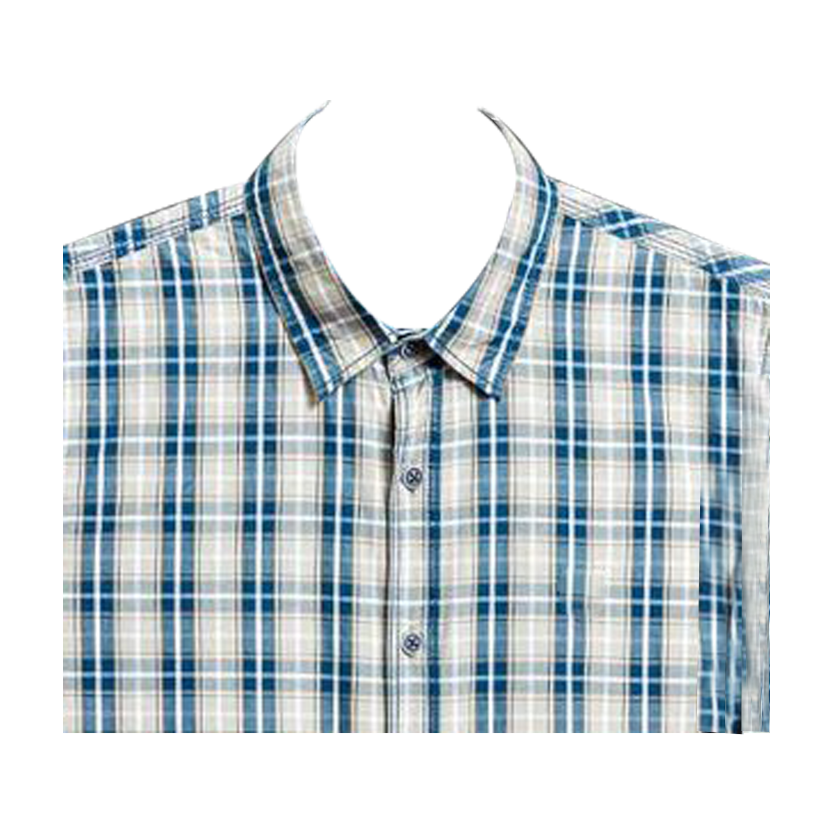
#> input picture shirt.png, 2500 x 2500 px (shown at 1/3 size)
$ python 57785_lab4.py
#> lines starting #> are read from the running program, lines starting #| are printed output that depends on the picture
import numpy as np
import matplotlib.pyplot as plt
import scipy as sp
from PIL import Image

# Zadanie podstawowe

# Zadanie nr 1

print("Zadanie nr 1")

def generate_signal(f, Fs):
    t_vector = np.arange(0, 1, 1/Fs)
    signal_values = np.sin(2*np.pi*f*t_vector)
    return [t_vector, signal_values]

# Zadanie nr 2

print("Zadanie nr 2")

f=10.0
Fs_vector = [20,21,30,45,50,100,150,200,250,1000]

for n in Fs_vector:
    [t, s] = generate_signal(f, n)
    plt.figure(f"Zadanie nr 2: {n} Hz")
    plt.plot(t, s)
    plt.xlabel("Czas [s]")
    plt.ylabel("Amplituda")

# Zadanie nr 3

print("Zadanie nr 3")

[t1, s1] = generate_signal(f, 20)
[t2, s2] = generate_signal(f, 1000)
figure, ax = plt.subplots(1, 1, num="Zadanie nr 3")
figure.suptitle("Wykresy 20 Hz vs 1000 Hz")
ax.plot(t1, s1, marker='o', color = 'red', label="20 Hz")
ax.plot(t2, s2, color = 'blue', label="1000 Hz")
ax.set_xlabel("Czas [s]")
ax.set_ylabel("Amplituda")
ax.legend()

# Twierdzenie o minimalnej częstotliwości próbkowania mówi, że aby wiernie odtworzyć
# sygnał analogowy z próbek cyfrowy to częstotliwość próbkowania (Fs) musi być co najmniej
# dwukrotnie wyższa niż najwyższa częstotliwość składowa sygnału.

# Zjawisko wynikające z jej niedotrzymania to aliasing.

# Zadanie nr 4

print("Zadanie nr 4")

img = np.array(Image.open('shirt.png'))
#> img is the input picture: shape (2500, 2500, 4); mean R, G, B, A 100.6, 110, 114.4, 130.7
print(f"Liczba wymiarów macierzy obrazu: {img.ndim}")
#| Liczba wymiarów macierzy obrazu: 3
print(f"Kształt macierzy: {img.shape[0]}x{img.shape[1]}")
#| Kształt macierzy: 2500x2500
print(f"Liczba wartości opisujących pojedynczy piksel: {img[1250,1250].size}")
#| Liczba wartości opisujących pojedynczy piksel: 4
plt.figure("Zadanie nr 4")
plt.imshow(img)
plt.show()
#> figure, not shown here; curve peaks at x = 0.6, y = 5.64e-15
#> figure, not shown here; curve peaks at x = 0.524, y = 0.997
#> figure, not shown here; curve peaks at x = 0.933, y = 0.866
#> figure, not shown here; curve peaks at x = 0.822, y = 0.985
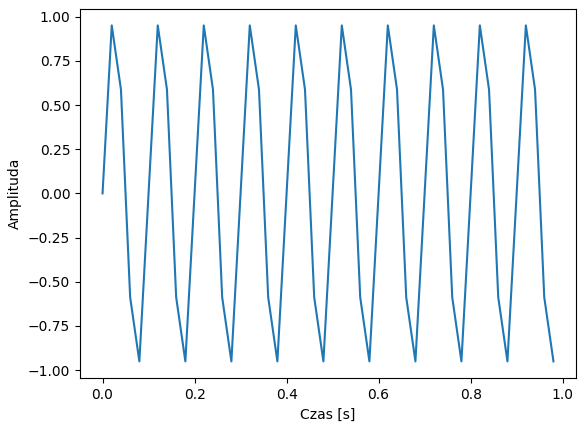
#> figure drawn by matplotlib, 1 panel; curve peaks at x = 0.82, y = 0.951
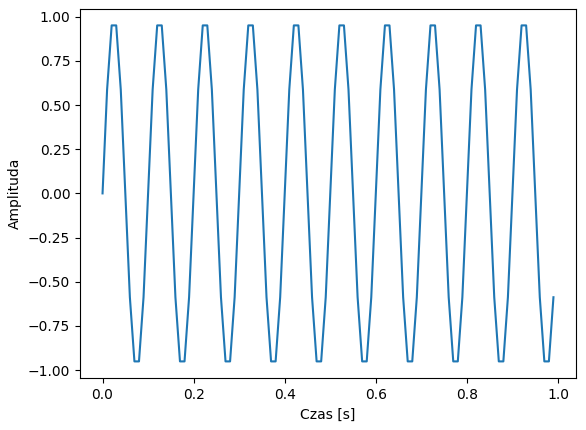
#> figure drawn by matplotlib, 1 panel; curve peaks at x = 0.73, y = 0.951
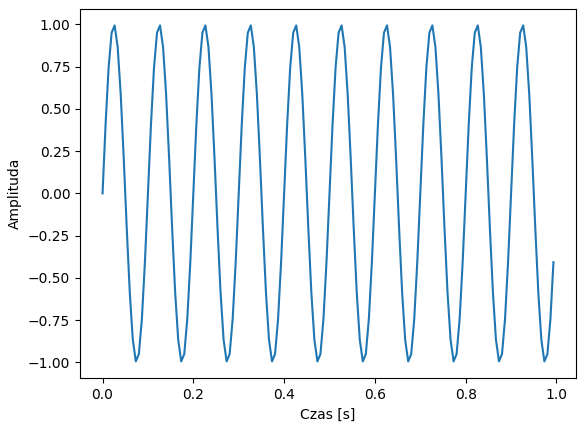
#> figure drawn by matplotlib, 1 panel; curve peaks at x = 0.327, y = 0.995
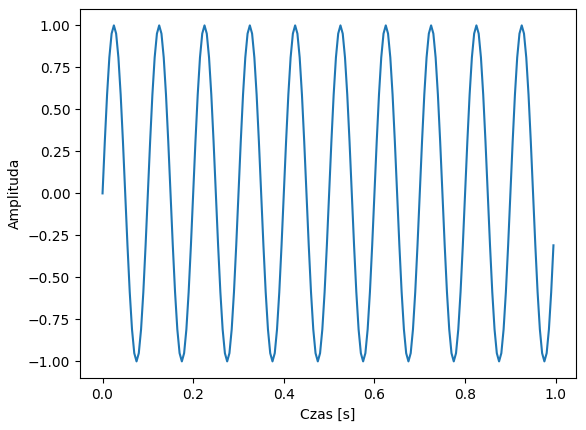
#> figure drawn by matplotlib, 1 panel; curve peaks at x = 0.025, y = 1
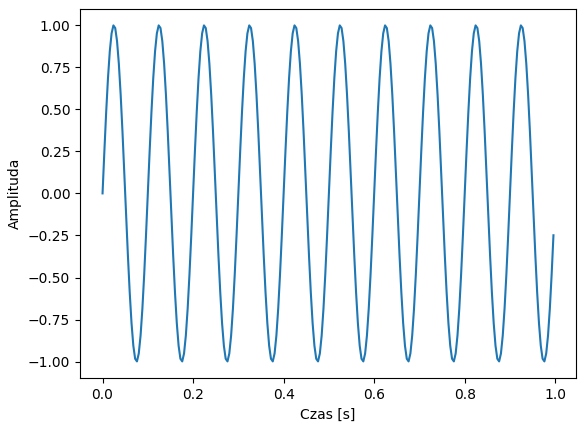
#> figure drawn by matplotlib, 1 panel; curve peaks at x = 0.824, y = 0.998
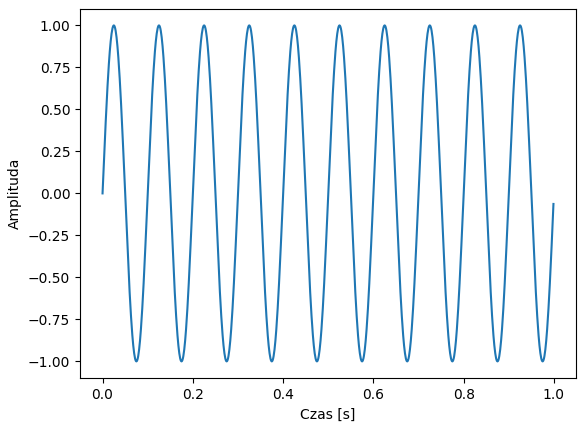
#> figure drawn by matplotlib, 1 panel; curve peaks at x = 0.025, y = 1
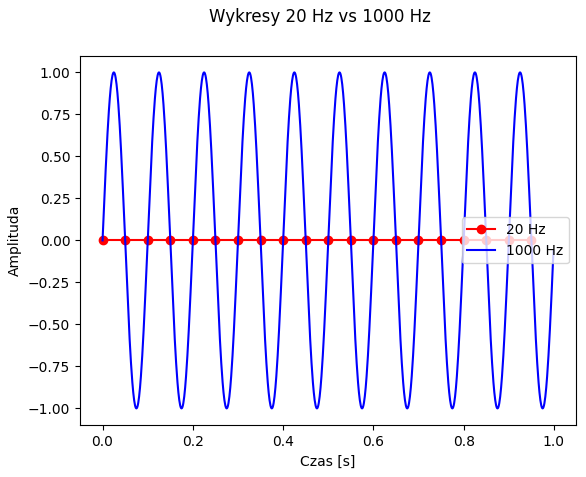
#> figure drawn by matplotlib, 1 panel; curve peaks at x = 0.6, y = 5.64e-15; curve peaks at x = 0.025, y = 1

# Zadanie nr 5

print("Zadanie nr 5")

def convert_1st(Image: np.ndarray):
    for row in Image:
        for col in Image:
            R = float(Image[row, col])
            G = float(Image[row, col])
            B = float(Image[row, col])
            mean = (R+G+B)/3
            n[1]=mean
#> this loop made 1 pass

plt.figure("Zadanie nr 5: Metoda nr 1")
#> (the run stopped early here; a loop or call above may not have finished)
